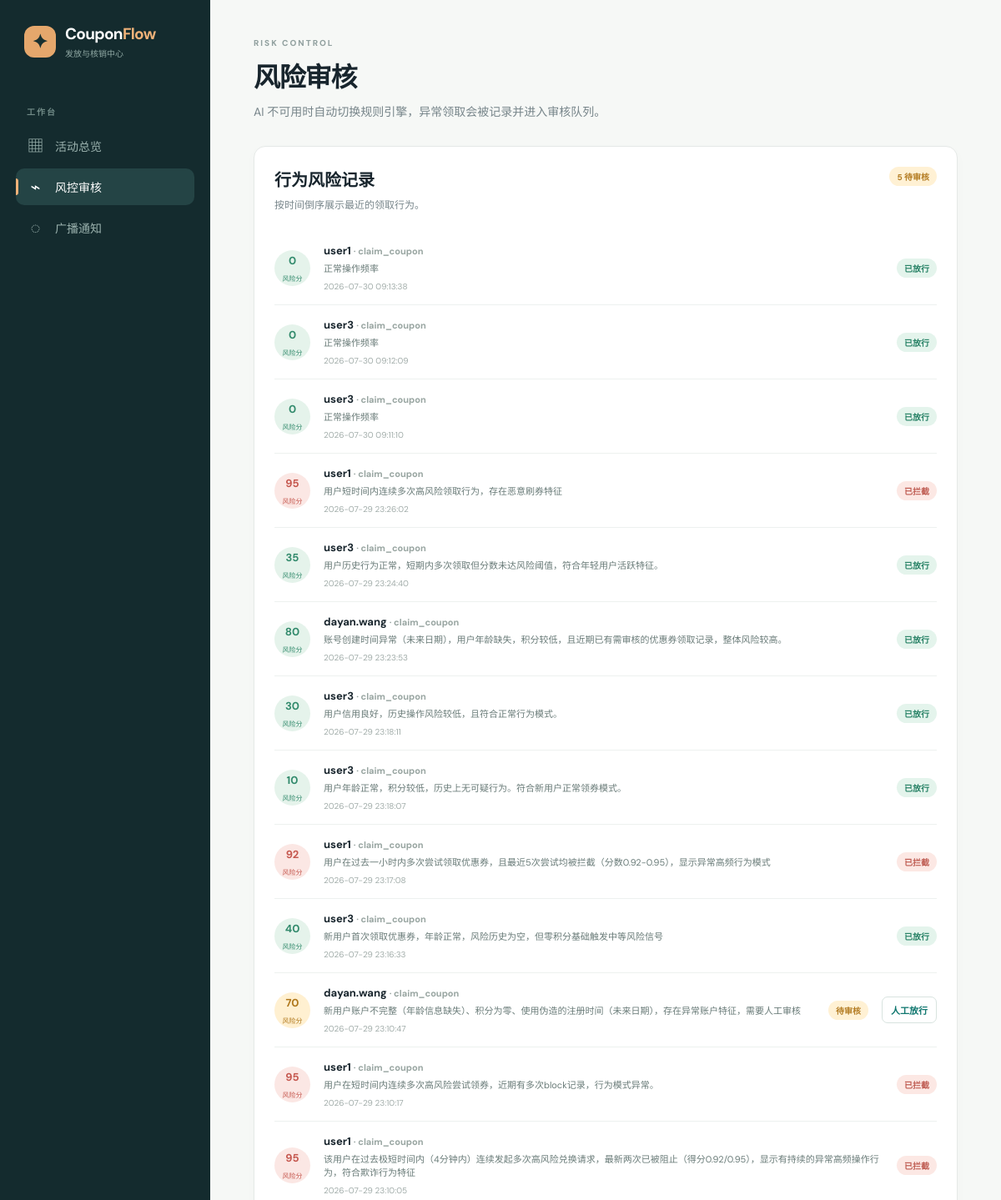
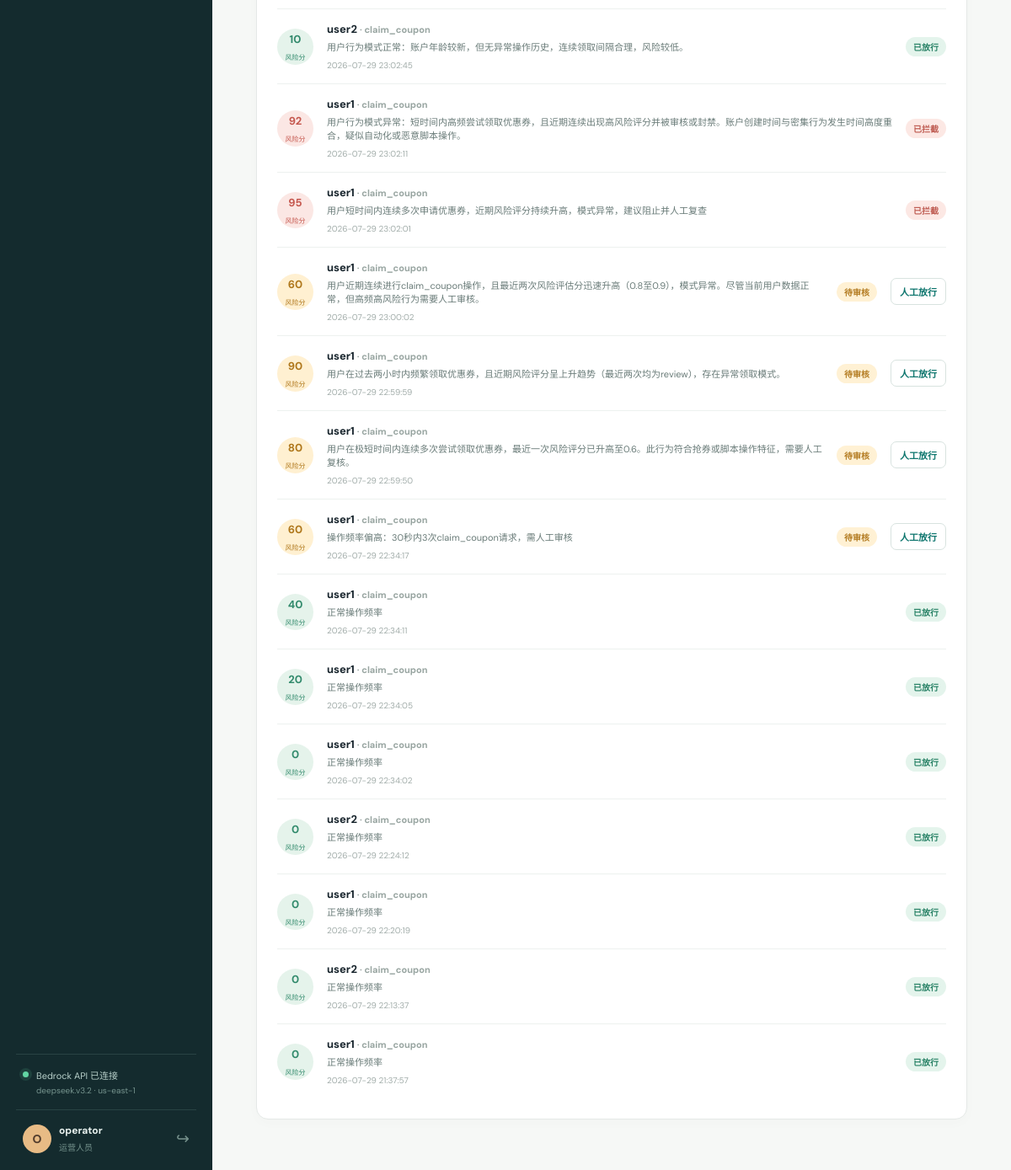
Screenshot of /operator/risk-logs (signed in) with the database file from the repository (2 pictures, top to bottom).
### app/models.py (models this page shows, shortened)
class User(UserMixin, db.Model):
    __tablename__ = 'users'
    id = db.Column(db.Integer, primary_key=True)
    username = db.Column(db.String(80), unique=True, nullable=False, index=True)
    password_hash = db.Column(db.String(256), nullable=False)
    role = db.Column(db.String(20), nullable=False, default='user')  # operator, user, verifier, admin
    phone = db.Column(db.String(20), default='')
    age = db.Column(db.Integer, nullable=True)
    gender = db.Column(db.String(10), default='')
    hobbies = db.Column(db.String(200), default='')
    occupation = db.Column(db.String(100), default='')
    points = db.Column(db.Integer, default=0)
    last_login = db.Column(db.DateTime, default=datetime.now)
    created_at = db.Column(db.DateTime, default=datetime.now)
    coupons = db.relationship('Coupon', backref='owner', lazy='dynamic',
                              foreign_keys='Coupon.user_id')
    @property
    def password(self):
        raise AttributeError('password is not readable')

class RiskLog(db.Model):
    __tablename__ = 'risk_logs'
    id = db.Column(db.Integer, primary_key=True)
    user_id = db.Column(db.Integer, db.ForeignKey('users.id'), nullable=False)
    action = db.Column(db.String(50), nullable=False)
    risk_score = db.Column(db.Float, default=0.0)
    decision = db.Column(db.String(20), nullable=False, default='allow')  # allow, block, review
    reason = db.Column(db.Text, default='')
    created_at = db.Column(db.DateTime, default=datetime.now)
    user = db.relationship('User', backref='risk_logs', foreign_keys=[user_id])

### app/operator.py (the view)
@operator_bp.route('/risk-logs')
def risk_logs():
    logs = RiskLog.query.order_by(RiskLog.created_at.desc()).all()
    return render_template('operator/risk_logs.html', logs=logs)

### app/__init__.py (called while the page is built)
@login_manager.user_loader
def load_user(user_id):
    from app.models import User
    return User.query.get(int(user_id))

### app/ai_service.py (called while the page is built, shortened)
    @property
    def status(self) -> dict:
        if self.api_key:
            return {
                'mode': 'bedrock_api',
                'label': 'Bedrock API',
                'connected': True,
                'model': self.model_id,
                'region': self.region,
            }

### app/operator.py (called while the page is built)
@operator_bp.before_request
@login_required
@operator_required
def before_request():
    pass

### templates/operator/risk_logs.html
{% extends 'base.html' %}{% block title %}风控审核 · CouponFlow{% endblock %}{% block content %}<header class="page-top"><div><p class="kicker">RISK CONTROL</p><h1>风险审核</h1><p>AI 不可用时自动切换规则引擎，异常领取会被记录并进入审核队列。</p></div></header><section class="panel"><div class="panel-heading"><div><h2>行为风险记录</h2><p class="panel-desc">按时间倒序展示最近的领取行为。</p></div><span class="status status-review">{{ logs|selectattr('decision','equalto','review')|list|length }} 待审核</span></div><div class="risk-list">{% for log in logs %}<div class="risk-row"><div class="risk-score score-{{ log.decision }}"><strong>{{ '%.0f'|format(log.risk_score * 100) }}</strong><small>风险分</small></div><div class="risk-main"><strong>{{ log.user.username }} <span class="muted">· {{ log.action }}</span></strong><p>{{ log.reason }}</p><small>{{ log.created_at.strftime('%Y-%m-%d %H:%M:%S') }}</small></div><span class="status status-{{ log.decision }}">{{ {'allow':'已放行','block':'已拦截','review':'待审核'}[log.decision] }}</span>{% if log.decision == 'review' %}<form method="post" action="{{ url_for('operator.resolve_risk_log', log_id=log.id) }}"><input type="hidden" name="action" value="allow"><button class="small-button" type="submit">人工放行</button></form>{% endif %}</div>{% else %}<div class="empty-state small"><span>✓</span><h3>暂无风险记录</h3><p>当前系统运行平稳。</p></div>{% endfor %}</div></section>{% endblock %}

### templates/base.html (shortened to what this page needs)
<!doctype html>
<html lang="zh-CN">
<head>
  <link rel="stylesheet" href="{{ url_for('static', filename='css/style.css') }}">
</head>
<body>
  <div class="app-shell">
    <aside class="sidebar">
      <a class="brand" href="{{ url_for('auth.index') }}">
        <span class="brand-mark">✦</span>
        <span><strong>Coupon<span>Flow</span></strong><small>发放与核销中心</small></span>
      </a>
      {% if current_user.is_authenticated %}
      <div class="side-label">工作台</div>
      <nav class="side-nav">
        {% if current_user.role == 'operator' %}
          <a href="{{ url_for('operator.dashboard') }}" class="{% if request.endpoint == 'operator.dashboard' %}active{% endif %}"><span>▦</span>活动总览</a>
          <a href="{{ url_for('operator.risk_logs') }}" class="{% if request.endpoint == 'operator.risk_logs' %}active{% endif %}"><span>⌁</span>风控审核</a>
          <a href="{{ url_for('operator.notifications') }}" class="{% if request.endpoint == 'operator.notifications' %}active{% endif %}"><span>◌</span>广播通知</a>
        {% elif current_user.role == 'verifier' %}
          <a href="{{ url_for('verifier.dashboard') }}" class="{% if request.endpoint == 'verifier.dashboard' %}active{% endif %}"><span>⌕</span>现场核销</a>
          <a href="{{ url_for('verifier.history') }}" class="{% if request.endpoint == 'verifier.history' %}active{% endif %}"><span>◷</span>核销记录</a>
        {% elif current_user.role == 'admin' %}
          <a href="{{ url_for('admin_bp.dashboard') }}" class="{% if request.endpoint == 'admin_bp.dashboard' %}active{% endif %}"><span>◈</span>数据驾驶舱</a>
        {% endif %}
      </nav>
      <div class="sidebar-bottom">
        <div class="local-status"><i class="status-dot {{ 'connected' if ai_status.connected else 'fallback' }}"></i><span>{% if ai_status.connected %}{{ ai_status.label }} 已连接<small>{{ ai_status.model }} · {{ ai_status.region }}</small>{% else %}本地服务运行中<small>AI 规则降级已启用</small>{% endif %}</span></div>
        <div class="profile-mini"><span class="avatar">{{ current_user.username[:1].upper() }}</span><span><strong>{{ current_user.username }}</strong><small>{{ {'operator':'运营人员','user':'普通用户','verifier':'核销人员','admin':'管理员'}[current_user.role] }}</small></span><a href="{{ url_for('auth.logout') }}" title="退出登录">↪</a></div>
      </div>
      {% endif %}
    </aside>
    <main class="main-content">
      {% block content %}{% endblock %}
    </main>
  </div>
</body>
</html>

### rows the page displays
User: username "O", username "operator", role "运营人员"
RiskLog: log.risk_score*100 "0", user.username "user1", action "claim_coupon", reason "正常操作频率", created_at "2026-07-30 09:13:38", decision "已放行"
RiskLog: log.risk_score*100 "0", user.username "user3", action "claim_coupon", reason "正常操作频率", created_at "2026-07-30 09:12:09", decision "已放行"
RiskLog: log.risk_score*100 "0", user.username "user3", action "claim_coupon", reason "正常操作频率", created_at "2026-07-30 09:11:10", decision "已放行"
RiskLog: log.risk_score*100 "95", user.username "user1", action "claim_coupon", reason "用户短时间内连续多次高风险领取行为，存在恶意刷券特征", created_at "2026-07-29 23:26:02", decision "已拦截"
RiskLog: log.risk_score*100 "35", user.username "user3", action "claim_coupon", reason "用户历史行为正常，短期内多次领取但分数未达风险阈值，符合年轻用户活跃特征。", created_at "2026-07-29 23:24:40", decision "已放行"
RiskLog: log.risk_score*100 "80", user.username "dayan.wang", action "claim_coupon", reason "账号创建时间异常（未来日期），用户年龄缺失，积分较低，且近期已有需审核的优惠券领取记录，整体风险较高。", created_at "2026-07-29 23:23:53", decision "已放行"
RiskLog: log.risk_score*100 "30", user.username "user3", action "claim_coupon", reason "用户信用良好，历史操作风险较低，且符合正常行为模式。", created_at "2026-07-29 23:18:11", decision "已放行"
RiskLog: log.risk_score*100 "10", user.username "user3", action "claim_coupon", reason "用户年龄正常，积分较低，历史上无可疑行为。符合新用户正常领券模式。", created_at "2026-07-29 23:18:07", decision "已放行"
RiskLog: log.risk_score*100 "92", user.username "user1", action "claim_coupon", reason "用户在过去一小时内多次尝试领取优惠券，且最近5次尝试均被拦截（分数0.92-0.95），显示异常高频行为模式", created_at "2026-07-29 23:17:08", decision "已拦截"
RiskLog: log.risk_score*100 "40", user.username "user3", action "claim_coupon", reason "新用户首次领取优惠券，年龄正常，风险历史为空，但零积分基础触发中等风险信号", created_at "2026-07-29 23:16:33", decision "已放行"
RiskLog: log.risk_score*100 "70", user.username "dayan.wang", action "claim_coupon", reason "新用户账户不完整（年龄信息缺失）、积分为零、使用伪造的注册时间（未来日期），存在异常账户特征，需要人工审核", created_at "2026-07-29 23:10:47", decision "待审核"
RiskLog: log.risk_score*100 "95", user.username "user1", action "claim_coupon", reason "用户在短时间内连续多次高风险尝试领券，近期有多次block记录，行为模式异常。", created_at "2026-07-29 23:10:17", decision "已拦截"
RiskLog: log.risk_score*100 "95", user.username "user1", action "claim_coupon", reason "该用户在过去极短时间内（4分钟内）连续发起多次高风险兑换请求，最新两次已被阻止（得分0.92/0.95），显示有持续的异常高频操作行为，符合欺诈行为特征", created_at "2026-07-29 23:10:05", decision "已拦截"
RiskLog: log.risk_score*100 "10", user.username "user2", action "claim_coupon", reason "用户行为模式正常：账户年龄较新，但无异常操作历史，连续领取间隔合理，风险较低。", created_at "2026-07-29 23:02:45", decision "已放行"
RiskLog: log.risk_score*100 "92", user.username "user1", action "claim_coupon", reason "用户行为模式异常：短时间内高频尝试领取优惠券，且近期连续出现高风险评分并被审核或封禁。账户创建时间与密集行为发生时间高度重合，疑似自动化或恶意脚本操作。", created_at "2026-07-29 23:02:11", decision "已拦截"
RiskLog: log.risk_score*100 "95", user.username "user1", action "claim_coupon", reason "用户短时间内连续多次申请优惠券，近期风险评分持续升高，模式异常，建议阻止并人工复查", created_at "2026-07-29 23:02:01", decision "已拦截"
RiskLog: log.risk_score*100 "60", user.username "user1", action "claim_coupon", reason "用户近期连续进行claim_coupon操作，且最近两次风险评估分迅速升高（0.8至0.9），模式异常。尽管当前用户数据正常，但高频高风险行为需要人工审核。", created_at "2026-07-29 23:00:02", decision "待审核"
RiskLog: log.risk_score*100 "90", user.username "user1", action "claim_coupon", reason "用户在过去两小时内频繁领取优惠券，且近期风险评分呈上升趋势（最近两次均为review），存在异常领取模式。", created_at "2026-07-29 22:59:59", decision "待审核"
RiskLog: log.risk_score*100 "80", user.username "user1", action "claim_coupon", reason "用户在极短时间内连续多次尝试领取优惠券，最近一次风险评分已升高至0.6。此行为符合抢券或脚本操作特征，需要人工复核。", created_at "2026-07-29 22:59:50", decision "待审核"
RiskLog: log.risk_score*100 "60", user.username "user1", action "claim_coupon", reason "操作频率偏高：30秒内3次claim_coupon请求，需人工审核", created_at "2026-07-29 22:34:17", decision "待审核"
RiskLog: log.risk_score*100 "40", user.username "user1", action "claim_coupon", reason "正常操作频率", created_at "2026-07-29 22:34:11", decision "已放行"
RiskLog: log.risk_score*100 "20", user.username "user1", action "claim_coupon", reason "正常操作频率", created_at "2026-07-29 22:34:05", decision "已放行"
RiskLog: log.risk_score*100 "0", user.username "user1", action "claim_coupon", reason "正常操作频率", created_at "2026-07-29 22:34:02", decision "已放行"
RiskLog: log.risk_score*100 "0", user.username "user2", action "claim_coupon", reason "正常操作频率", created_at "2026-07-29 22:24:12", decision "已放行"
RiskLog: log.risk_score*100 "0", user.username "user1", action "claim_coupon", reason "正常操作频率", created_at "2026-07-29 22:20:19", decision "已放行"
RiskLog: log.risk_score*100 "0", user.username "user2", action "claim_coupon", reason "正常操作频率", created_at "2026-07-29 22:13:37", decision "已放行"
RiskLog: log.risk_score*100 "0", user.username "user1", action "claim_coupon", reason "正常操作频率", created_at "2026-07-29 21:37:57", decision "已放行"

### other values shown
{{ ai_status.label }} "Bedrock API"
{{ ai_status.model }} "deepseek.v3.2"
{{ ai_status.region }} "us-east-1"
{{ logs|selectattr('decision','equalto','review')|list|length }} "5"
